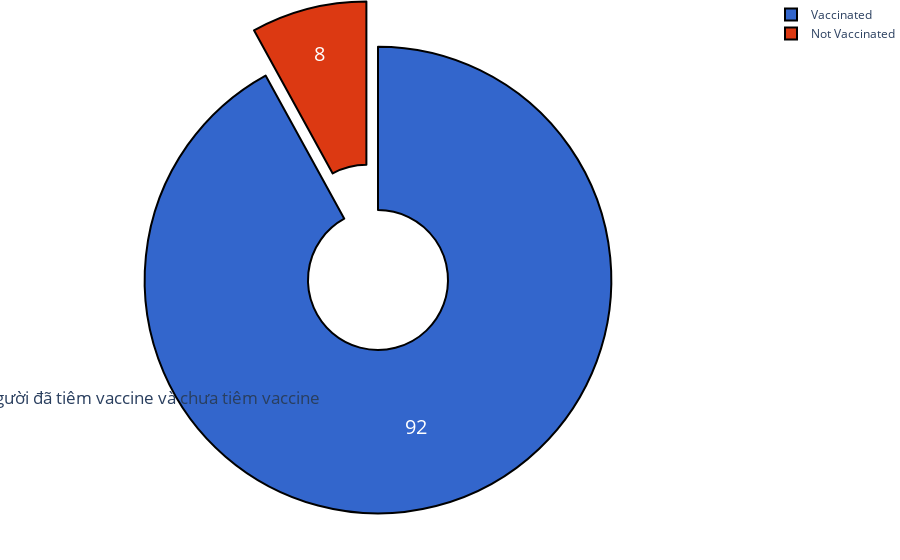

Notebook cell for this chart:
### Code cell
fig = px.pie(df_transpose, values='values', names='type',
             title='Tỉ lệ dấn số đã tiêm vaccine', hole=0.3)
fig.update_traces(pull=[0, 0.2])
fig.update_traces(hoverinfo='label+percent', textinfo='value', textfont_size=20,
                  marker=dict(colors=px.colors.qualitative.G10, line=dict(color='#000000', width=2)))
fig.update_layout(
    title={
        'text': "Tỉ lệ người đã tiêm vaccine và chưa tiêm vaccine",
        'y': 0.3,
        'x': 0.15,
        'xanchor': 'center',
        'yanchor': 'top', })
fig.update_layout(margin=dict(t=0, l=0, r=0, b=0))
fig.show()

### Figure 1 — Plotly figure (JSON) as saved in the notebook; plotly's stock layout.template omitted (floating-point values rounded to 4 significant figures)
{"data": [{"domain": {"x": [0, 1], "y": [0, 1]}, "hole": 0.3, "hoverinfo": "label+percent", "hovertemplate": "type=%{label}<br>value=%{value}<extra></extra>", "labels": ["Vaccinated", "Not Vaccinated"], "legendgroup": "", "marker": {"colors": ["#3366CC", "#DC3912", "#FF9900", "#109618", "#990099", "#0099C6", "#DD4477", "#66AA00", "#B82E2E", "#316395"], "line": {"color": "#000000", "width": 2}}, "name": "", "pull": [0, 0.2], "showlegend": true, "textfont": {"size": 20}, "textinfo": "value", "type": "pie", "values": [92, 8]}], "layout": {"legend": {"tracegroupgap": 0}, "margin": {"b": 0, "l": 0, "r": 0, "t": 0}, "title": {"text": "Tỉ lệ người đã tiêm vaccine và chưa tiêm vaccine", "x": 0.15, "xanchor": "center", "y": 0.3, "yanchor": "top"}}}
